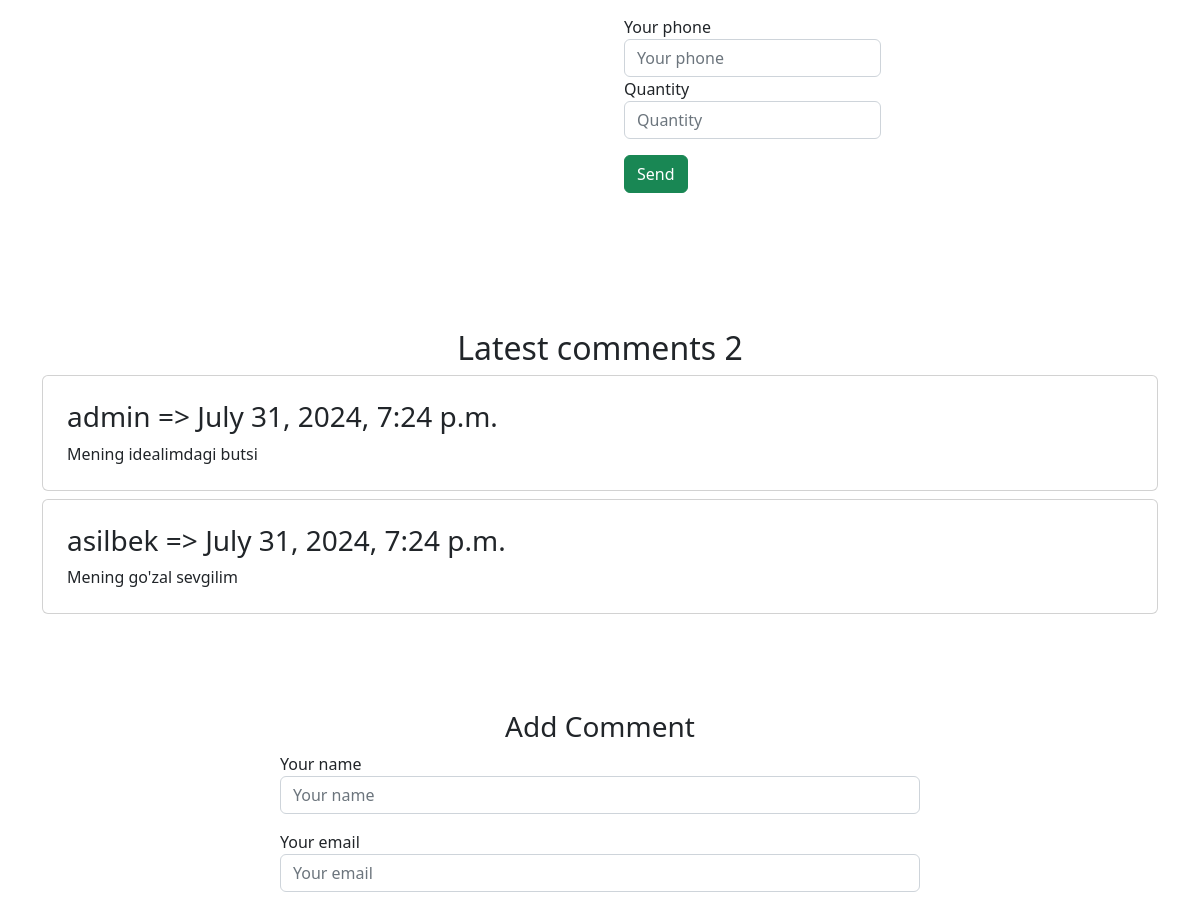
Before: /product_detail/7 (middle part) with the older database file.
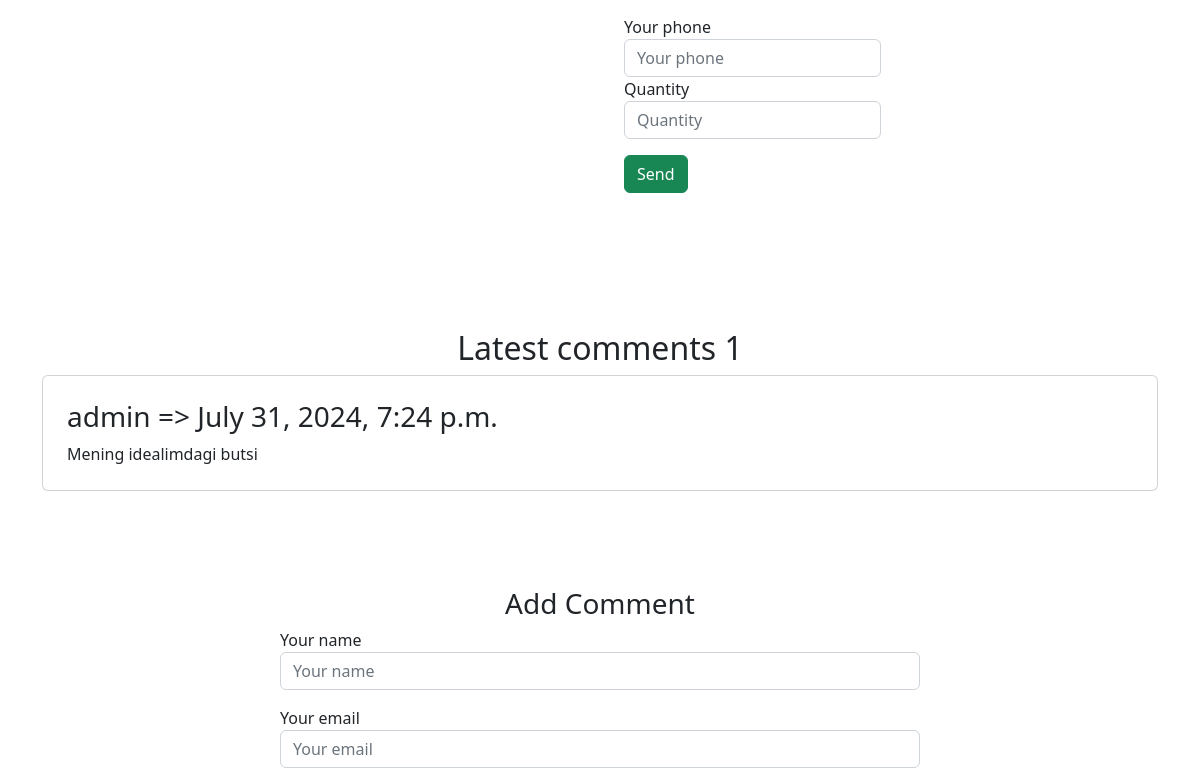
After: the same page with the newer database file.
### online_shop/models.py (models this page shows, shortened)
class BaseModel(models.Model):
        create_at =models.DateTimeField(auto_now=True)
        update_at = models.DateTimeField(auto_now=True)
        class Meta:
            abstract = True

class Product(BaseModel):
    class RatingChoices(models.IntegerChoices):
        zero = 0
        one = 1
        two = 2
        three = 3
        four = 4
        five = 5
    name = models.CharField(max_length=100)
    discription = models.TextField(null=True)
    price = models.FloatField(null=True, blank=True)
    image = models.ImageField(upload_to='products', null=True)
    category = models.ForeignKey(Catagory, on_delete=models.CASCADE, related_name='products')
    quantity = models.IntegerField(default=0)
    raiting = models.PositiveSmallIntegerField(choices=RatingChoices.choices, default=RatingChoices.zero, null = True,blank=True)
    discount = models.PositiveSmallIntegerField(null=True,blank=True)
    @property
    def discounted_price(self):
        if self.discount > 0:
            return self.price * (1 - self.discount / 100)
        return self.price
    class Meta:
        db_table = 'Product'

class Comment(BaseModel):
    user = models.ForeignKey(User,max_length=100, on_delete=models.CASCADE)
    email = models.EmailField(max_length=255)
    body = models.TextField()
    product = models.ForeignKey('Product', related_name='comments', on_delete=models.CASCADE)
    is_provide = models.BooleanField(default=False)
    class Meta:
        db_table = 'Comment'

### online_shop/views/views.py (the view)
# urls.py: path('product_detail/<int:product_id>', views.product_detail, name='product_detail'),
def product_detail(request, product_id):
    catagories = Catagory.objects.all()
    product = Product.objects.get(id=product_id)
    min_price = product.price*0.2
    max_price = product.price*1.8
    simmilar_products = Product.objects.filter(category=product.category,price__range=[min_price,max_price]).exclude(id=product_id)
    comments = Comment.objects.filter(product=product_id, is_provide=True).order_by('-id')
    context = {'product': product,
               'comments': comments,
               'catagories':catagories,
               'simmilar_products':simmilar_products
               }
    return render(request, 'online_shop/detail.html', context)

### online_shop/templates/online_shop/detail.html (shortened to what this page needs)
{% extends 'online_shop/Base/base.html' %}
{% load static %}
{% block product_detail_content %}
    <section class="py-5">
        <div class="container px-4 px-lg-5 my-5">
            <div class="row gx-4 gx-lg-5 align-items-center">
                <div class="col-md-6">
                    <div class="d-flex">
                        <form method="post" action="{% url 'add_order' product.id %}">
                            <div class="form-group mb-3">
                                <label for="formGroupExampleInput2">Your phone</label>
                                <input type="number" class="form-control" name="phone" placeholder="Your phone">
                                <div class="form-group mb-3">
                                    <label for="formGroupExampleInput">Quantity</label>
                                    <input type="number" class="form-control" name="quantity" placeholder="Quantity">
                                </div>
                            </div>
                            <div class="form-group mb-3">
                                <button type="submit" class="btn btn-success">Send</button>
                            </div>
                        </form>
                    </div>
                </div>
            </div>
        </div>
    </section>
    <div class="container mt-4 mb-4">
        <div class="row">
            <div class="col-12">
                <div class="text-center">
                    <h2>Latest comments {{ product.comments.count }}</h2>
                </div>
                {% for comment in comments %}
                    <div class="media card p-4 mt-2">
                        <div class="media-body">
                            <h3 class="mt-0">{{ comment.user }} => {{ comment.create_at }}</h3>
                            {{ comment.body }}                        </div>
                    </div>
                {% endfor %}
            </div>
            <div class="col-8 offset-2 mt-5">
                <div class=" p-5">
                    <div class="text-center">
                        <h3>Add Comment</h3>
                    </div>
                    <form method="post" action="{% url 'add_comment' product.id %}">
                        <div class="form-group mb-3">
                            <label for="formGroupExampleInput">Your name</label>
                            <input type="text" class="form-control" name="name" placeholder="Your name">
                        </div>
                        <div class="form-group mb-3">
                            <label for="formGroupExampleInput2">Your email</label>
                            <input type="email" class="form-control" name="email" placeholder="Your email">
                        </div>
                    </form>
                </div>
            </div>
        </div>
    </div>
{% endblock %}

Changed rows visible on the page:
removed Comment: user "asilbek", create_at "July 31, 2024, 7:24 p.m.", body "Mening go'zal sevgilim"
computed for Product: comments.count "2" → "1"
